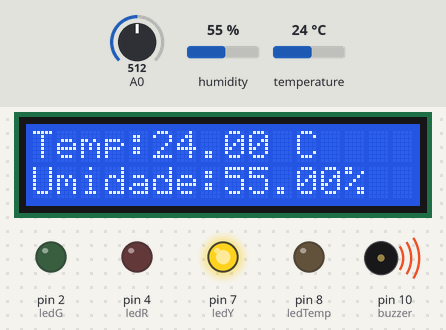
This sketch was run on a simulated Arduino Uno, built with avr-gcc and run on an emulated ATmega328P. On the bench: 16×2 character LCD, output pins drawn as LEDs (lit = HIGH), buzzer (waves = sounding). The inputs (shaded band) are chosen by the test bench; at power-on: temperature 24 °C, humidity 55 %, A0 = 512. What the sketch prints to the serial monitor is not drawn.

Above: at 1.2 s.
1.3 s: temperature set to 15.7 °C
At 11.9 s:
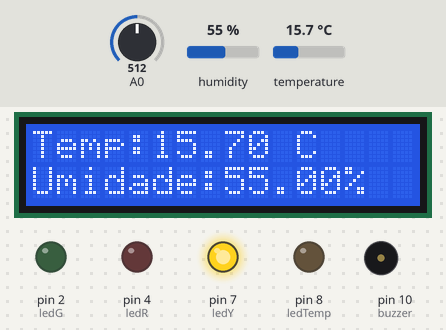
13.6 s: temperature set to 14.4 °C
At 16.0 s:
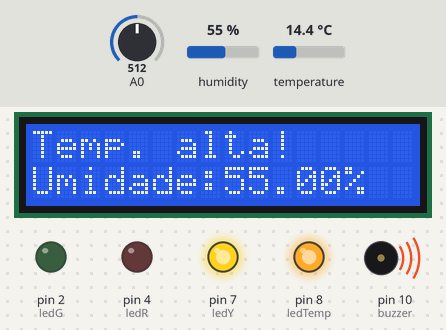
27.6 s: humidity set to 88 %
At 36.7 s:
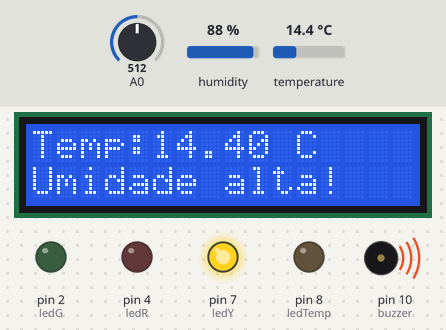
41.6 s: temperature set to 10.6 °C
At 51.3 s:
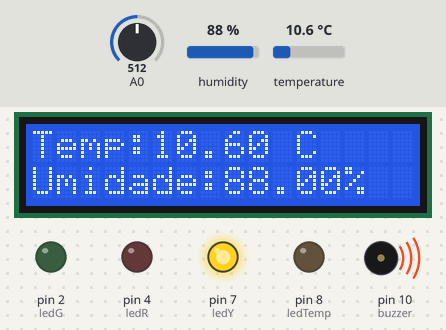
51.8 s: temperature set to 9.4 °C
At 62.9 s:
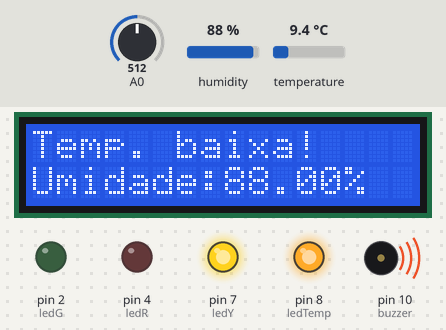
65.8 s: humidity set to 82 %
At 70.8 s:
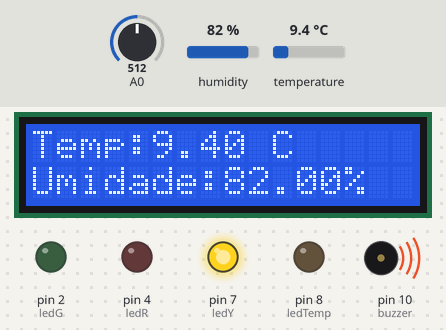
79.0 s: humidity set to 79 %
Timing chart, 0 to 92.1 s (numbered marks = the images above; inputs shaded):
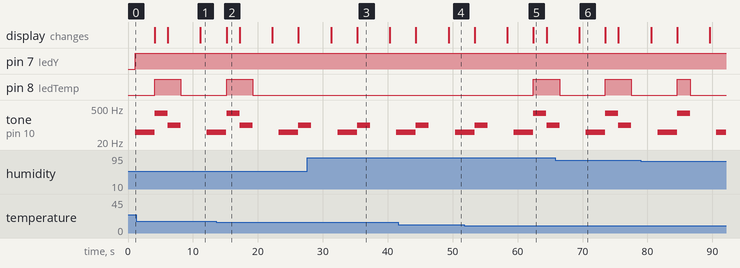

The sketch:

ltu.ino
```cpp
#include <Wire.h>
#include <LiquidCrystal_I2C.h>
#include <DHT.h>

// Variáveis
#define DHTPIN 12
#define DHTTYPE DHT22
DHT dht(DHTPIN, DHTTYPE);
int ledTemp = 8;
int ledUmid = 9;
int buzzer = 10;
int ledR = 4; // Pino para o LED vermelho
int ledY = 7; // Pino para o LED amarelo
int ledG = 2; // Pino para o LED verde

LiquidCrystal_I2C lcd(0x27,16,2);

void setup() {
  dht.begin();
  lcd.begin(16,2);
  pinMode(ledTemp, OUTPUT);
  pinMode(buzzer, OUTPUT);
  pinMode(A0, INPUT);
  // Inicialização da comunicação serial
  Serial.begin(9600);
  // Configuração dos pinos como entrada ou saída
  pinMode(ledR, OUTPUT);
  pinMode(ledY, OUTPUT);
  pinMode(ledG, OUTPUT);
}

void loop() {
    // Cria uma variável tanto para a temperatura do DHT quanto da umidade
  float temperatura = dht.readTemperature();
  float umidade = dht.readHumidity();

   lcd.clear();

  // Temperatura na linha 1
  lcd.setCursor(0, 0);
  lcd.print("Temp:");
  lcd.print(temperatura);
  lcd.print(" C");


  // Umidade na linha 2
  lcd.setCursor(0, 1);
  lcd.print("Umidade:");
  lcd.print(umidade);
  lcd.print("%");

  delay(1000);
  // Leitura do valor do sensor de luminosidade
  int sensorValue = analogRead(A0);
  // Impressão do valor lido serialmente para fins de depuração
  Serial.println(sensorValue);
  // Ajuste da intensidade do LED
  analogWrite(ledR, map(sensorValue, 0, 1023, 0, 255));

  // Verificação do valor lido do sensor e controle dos LEDs e do buzzer
  if (sensorValue < 500) {
    // Se a luminosidade estiver baixa, acende o LED verde e desliga os outros LEDs e o buzzer
    digitalWrite(ledR, LOW);
    digitalWrite(ledY, LOW);
    digitalWrite(ledG, HIGH);
    digitalWrite(buzzer, LOW); // Desliga o buzzer
  }
  else if (sensorValue > 500 && sensorValue < 1000) {
    // Se a luminosidade estiver em nível de alerta, acende o LED amarelo e desliga os outros LEDs
    digitalWrite(ledR, LOW);
    digitalWrite(ledY, HIGH);
    digitalWrite(ledG, LOW);
    tone(buzzer, 50, 3000);
    delay(3000); // Espera 3 segundos antes de repetir o loop
  }
  else {
    // Se a luminosidade estiver alta, acende o LED vermelho e ativa o buzzer por 3 segundos
    digitalWrite(ledR, HIGH);
    digitalWrite(ledY, LOW);
    digitalWrite(ledG, LOW);
    tone(buzzer, 150, 3000);
    delay(3000); // Espera 3 segundos antes de repetir o loop
  }

  // Verificação de condições de temperatura e umidade
  if (temperatura > 15) {
    lcd.setCursor(0, 0);
    lcd.print("Temp. alta!     ");
    digitalWrite(ledTemp, HIGH);
    tone(buzzer, 300, 2000);
    delay(2000);
  }

  if (temperatura < 10) {
    lcd.setCursor(0, 0);
    lcd.print("Temp. baixa!    ");
    digitalWrite(ledTemp, HIGH);
    tone(buzzer, 300, 2000);
    delay(2000);
  }

  if (umidade > 80) {
    lcd.setCursor(0, 1);
    lcd.print("Umidade alta!    ");
    digitalWrite(ledUmid, HIGH);
    tone(buzzer, 100, 2000);
    delay(2000);
  }

  if (umidade < 60) {
    lcd.setCursor(0, 1);
    lcd.print("Umidade baixa!  ");
    digitalWrite(ledUmid, HIGH);
    tone(buzzer, 100, 2000);
    delay(2000);
  }

  // Desativa ambos leds
  digitalWrite(ledTemp, LOW);
  digitalWrite(ledUmid, LOW);
  delay(3000);
}
```

Measured:
- the behaviour switches between 15.1 and 15 °C on temperature (found by bisection; images 1 and 2)
- the behaviour switches between 10 and 9.9 °C on temperature (found by bisection; images 4 and 5)
- after the input at 13.6 s, pin 8 (ledTemp): goes on until 19.2 s, then stays LOW
- after the input at 27.6 s, the display: first changes after 3.7 s (image 3 shows a later state)
- after the input at 41.6 s, the display: first differs from a run without the input after 7.8 s (image 4)
- after the input at 51.8 s, pin 8 (ledTemp): LOW → HIGH after 10.6 s; the display: first differs from a run without the input after 6.6 s (image 5 shows a later state)
- by itself, tone on pin 10 (buzzer): plays 100 Hz for 2.0 s, 50 Hz for 3.0 s, 300 Hz for 2.0 s, 100 Hz for 1.3 s
